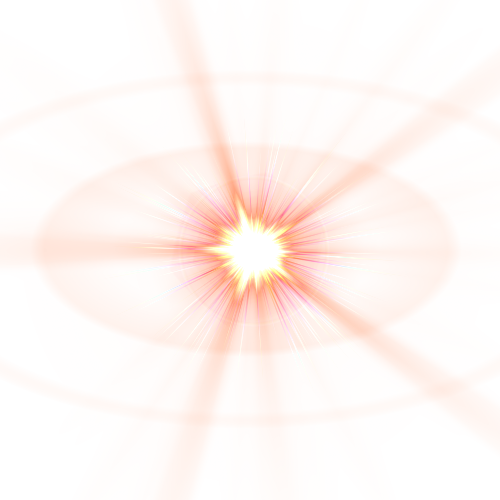
#> input picture eye_1.png, 500 x 500 px
$ python photo_collage.py
#> lines starting #> are read from the running program, lines starting #| are printed output that depends on the picture; after the words box and inside, x2 and y2 are one past the last pixel; in counts of white or black regions, pixels touching at a corner belong together
### utility.py
import cv2
import numpy as np
from PIL import Image

# https://github.com/Itseez/opencv/blob/master/data/haarcascades/haarcascade_frontalface_default.xml
face_cascade = cv2.CascadeClassifier('haarcascade_frontalface_default.xml')
# https://github.com/Itseez/opencv/blob/master/data/haarcascades/haarcascade_eye.xml
eye_cascade = cv2.CascadeClassifier('haarcascade_eye.xml')

# [5 lines left out: function opencv_to_pil, not called in this run]

def pil_to_opencv(im_pil):
    return np.asarray(im_pil)


# https://stackoverflow.com/questions/7274221/changing-image-hue-with-python-pil
def rgb_to_hsv(rgb):
    # Translated from source of colorsys.rgb_to_hsv
    # r,g,b should be a numpy arrays with values between 0 and 255
    # rgb_to_hsv returns an array of floats between 0.0 and 1.0.
    rgb = rgb.astype('float')
    hsv = np.zeros_like(rgb)
    # in case an RGBA array was passed, just copy the A channel
    hsv[..., 3:] = rgb[..., 3:]
    r, g, b = rgb[..., 0], rgb[..., 1], rgb[..., 2]
    maxc = np.max(rgb[..., :3], axis=-1)
    minc = np.min(rgb[..., :3], axis=-1)
    hsv[..., 2] = maxc
    mask = maxc != minc
    hsv[mask, 1] = (maxc - minc)[mask] / maxc[mask]
    rc = np.zeros_like(r)
    gc = np.zeros_like(g)
    bc = np.zeros_like(b)
    rc[mask] = (maxc - r)[mask] / (maxc - minc)[mask]
    gc[mask] = (maxc - g)[mask] / (maxc - minc)[mask]
    bc[mask] = (maxc - b)[mask] / (maxc - minc)[mask]
    hsv[..., 0] = np.select(
        [r == maxc, g == maxc], [bc - gc, 2.0 + rc - bc], default=4.0 + gc - rc)
    hsv[..., 0] = (hsv[..., 0] / 6.0) % 1.0
    return hsv

def hsv_to_rgb(hsv):
    # Translated from source of colorsys.hsv_to_rgb
    # h,s should be a numpy arrays with values between 0.0 and 1.0
    # v should be a numpy array with values between 0.0 and 255.0
    # hsv_to_rgb returns an array of uints between 0 and 255.
    rgb = np.empty_like(hsv)
    rgb[..., 3:] = hsv[..., 3:]
    h, s, v = hsv[..., 0], hsv[..., 1], hsv[..., 2]
    i = (h * 6.0).astype('uint8')
    f = (h * 6.0) - i
    p = v * (1.0 - s)
    q = v * (1.0 - s * f)
    t = v * (1.0 - s * (1.0 - f))
    i = i % 6
    conditions = [s == 0.0, i == 1, i == 2, i == 3, i == 4, i == 5]
    rgb[..., 0] = np.select(conditions, [v, q, p, p, t, v], default=v)
    rgb[..., 1] = np.select(conditions, [v, v, v, q, p, p], default=t)
    rgb[..., 2] = np.select(conditions, [v, p, t, v, v, q], default=p)
    return rgb.astype('uint8')


def shift_hue(arr,hout):
    hsv=rgb_to_hsv(arr)
    hsv[...,0]=hout
    rgb=hsv_to_rgb(hsv)
    return rgb


# [5 lines left out: function amplify_saturation, not called in this run]


default_glowing_parameters = {
    "random_hue": True,
    "eyeglow_path": "eye_1.png",
    "faceglow_path": "face_1.png",
    "haar_scale_parameter": 1.1,
}

class EyeglowMemeConverter:
    def __init__(self, parameters=None):
        if parameters is None:
            self.parameters = default_glowing_parameters
        else:
            self.parameters=parameters
        self.pil_eyeglow = Image.open("eye_1.png")
#> self.pil_eyeglow is the input picture: PIL image 500x500 RGBA; mean R, G, B, A 252.3, 165.7, 128.6, 27.2
        self.pil_faceglow = Image.open("face_1.png")
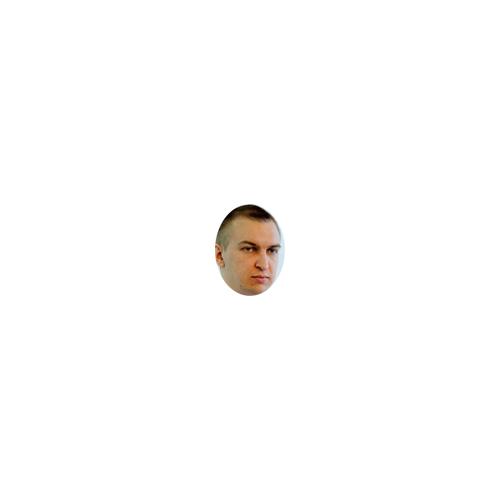
#> input picture face_1.png, 500 x 500 px
#> self.pil_faceglow is the input picture: PIL image 500x500 RGBA; mean R, G, B, A 252.5, 251.8, 251.2, 5.1
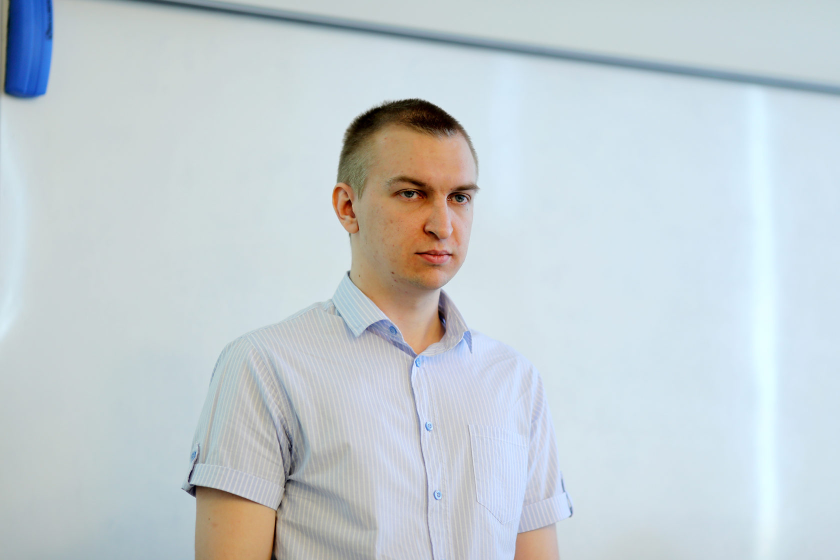
#> input picture face.jpg, 1680 x 1120 px (shown at 1/2 size)
#> in main, original is the input picture: PIL image 1680x1120 RGB; mean R, G, B 196.6, 206.5, 211.2
        self.opencv_eyeglow = pil_to_opencv(self.pil_eyeglow)
        self.opencv_faceglow = pil_to_opencv(self.pil_faceglow)
        self.haar_scale_parameter = self.parameters.get("haar_scale_parameter", 1.1)

    # [4 lines left out: function randomize_hue_eyeglow, not called in this run]

    def add_glow(self, img_opencv, img_pil):
        gray = cv2.cvtColor(img_opencv, cv2.COLOR_BGR2GRAY)
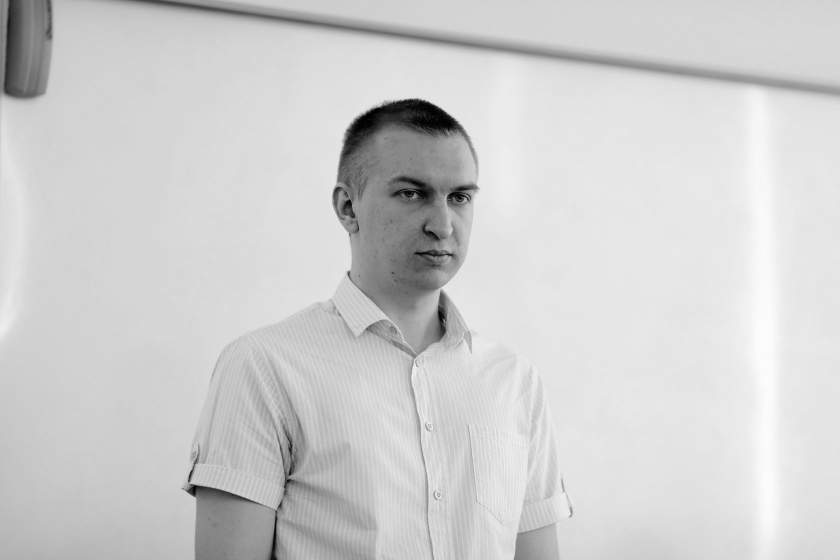
#> gray: shape (1120, 1680) (shown at 1/2 size); min 0, max 252, mean 206.8
        faces = face_cascade.detectMultiScale(gray, self.haar_scale_parameter, 3)
#> faces = [[750, 293, 253, 253], [689, 246, 354, 354]]

        for (x, y, w, h) in faces:
            #cv2.rectangle(img, (x, y), (x + w, y + h), (255, 0, 0), 2)
            roi_gray = gray[y:y + int(h/2), x:x + w]

            if self.parameters.get("show_face", False):
                face_resized = self.pil_faceglow.resize((10*w, 10*h))
                fg_w, fg_h = face_resized.size
                dim = (x + int((w - fg_w) / 2), y + int((h - fg_h) / 2))
                img_pil.paste(face_resized, dim, face_resized)

            img_pil_eyeglow = self.pil_eyeglow
            if self.parameters.get("random_hue", False):
                img_pil_eyeglow = self.randomize_hue_eyeglow()
            eyes = eye_cascade.detectMultiScale(roi_gray)
            for (ex, ey, ew, eh) in eyes:
                # info about conversions:
                # https://stackoverflow.com/questions/43232813/convert-opencv-image-format-to-pil-image-format/48602446
                # paste red eyes
                eg_w, eg_h = img_pil_eyeglow.size
                dim = (x + ex + int((ew - eg_w) / 2), y + ey + int((eh - eg_h) / 2))
                img_pil.paste(img_pil_eyeglow, dim, img_pil_eyeglow)
#> this loop made 2 passes
#> (x, y, w, h, eyes) on passes 1 to 2: (750, 293, 253, 253, [[28, 83, 27, 27], [148, 81, 42, 42], [45, 68, 53, 53]]), (689, 246, 354, 354, [[203, 124, 49, 49], [104, 113, 56, 56]])
#> pass 1, in add_glow, `roi_gray = gray[y:y + int(h/2), x:x + w]`:
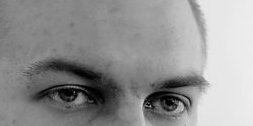
#> roi_gray: shape (126, 253); min 0, max 237, mean 146.5

        return img_pil

    def add_glow_iopencv(self, img_opencv):
        im_pil = opencv_to_pil(img_opencv)
        return self.add_glow(img_opencv, im_pil)


    def add_glow_ipil(self, im_pil):
        img_opencv = pil_to_opencv(im_pil)
        return self.add_glow(img_opencv, im_pil)

### photo_collage.py
import cv2
import numpy as np
from matplotlib import pyplot as plt
from PIL import Image


from utility import EyeglowMemeConverter, shift_hue, pil_to_opencv

input_path = "face.jpg"
output_path = "khalanskiy.png"

options = {
    "random_hue": False,
    "show_face": False,
    "eyeglow_path": "eye_1.png",
    "faceglow_path": "face_1.png",
    "haar_scale_parameter": 1.4,
}

def main():
    eyeglow_converter = EyeglowMemeConverter(parameters=options)

    original = Image.open(input_path)
    #find and substitude all eyes
    eyeglow_converter.add_glow_ipil(original)
    opencv_original = pil_to_opencv(original)

    hue_base = np.random.randint(0, 60)

    orig_w, orig_h = original.size
#> orig_w = 1680; orig_h = 1120
    out_image = Image.new('RGB', (orig_w*3, orig_h*2))
#> out_image: PIL image 5040x2240 RGB; every value is 0
    for k in range(3):
        converted = Image.fromarray(shift_hue(opencv_original, (hue_base + k*60)/360.0), 'RGB')
        out_image.paste(converted, (k*orig_w, 0))
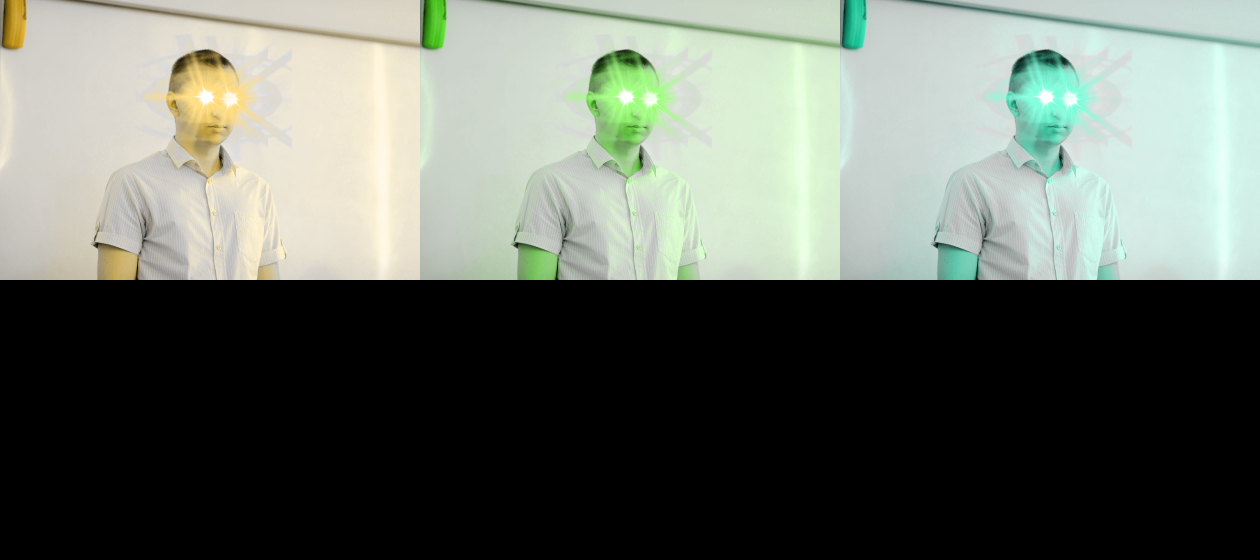
#> out_image: PIL image 5040x2240 RGB (shown at 1/4 size); mean R, G, B 101.6, 107.8, 99.3
    for k in range(3):
        converted = Image.fromarray(shift_hue(opencv_original, (hue_base + (k+3)*60)/360.0), 'RGB')
        out_image.paste(converted, (k*orig_w, orig_h))
#> this loop made 3 passes
#> pass 1, in rgb_to_hsv (call 4), `mask = maxc != minc`:
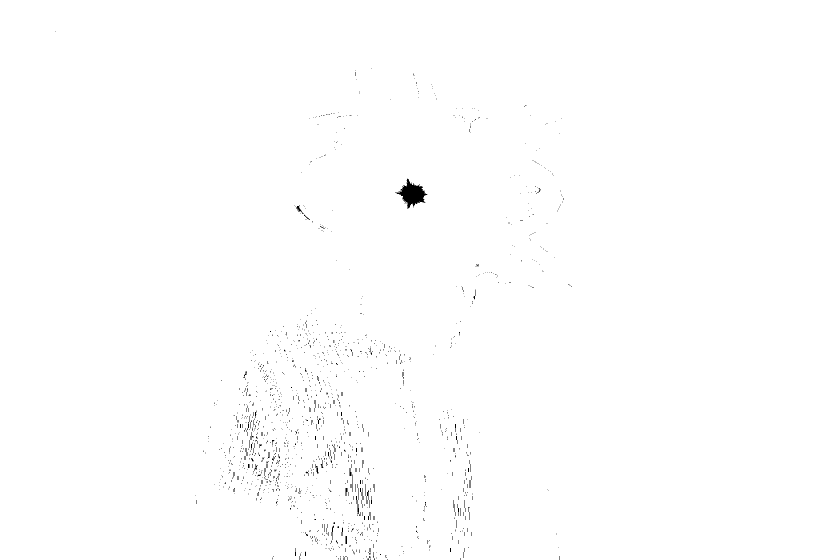
#> mask: shape (1120, 1680) bool (shown at 1/2 size); 99.6% white; 1447 black regions (1398 under 20 px), largest, box (x1, y1, x2, y2) and area: (790, 357, 855, 418) 1711, (712, 992, 721, 1032) 94, (592, 411, 604, 424) 65
#> after the loop:
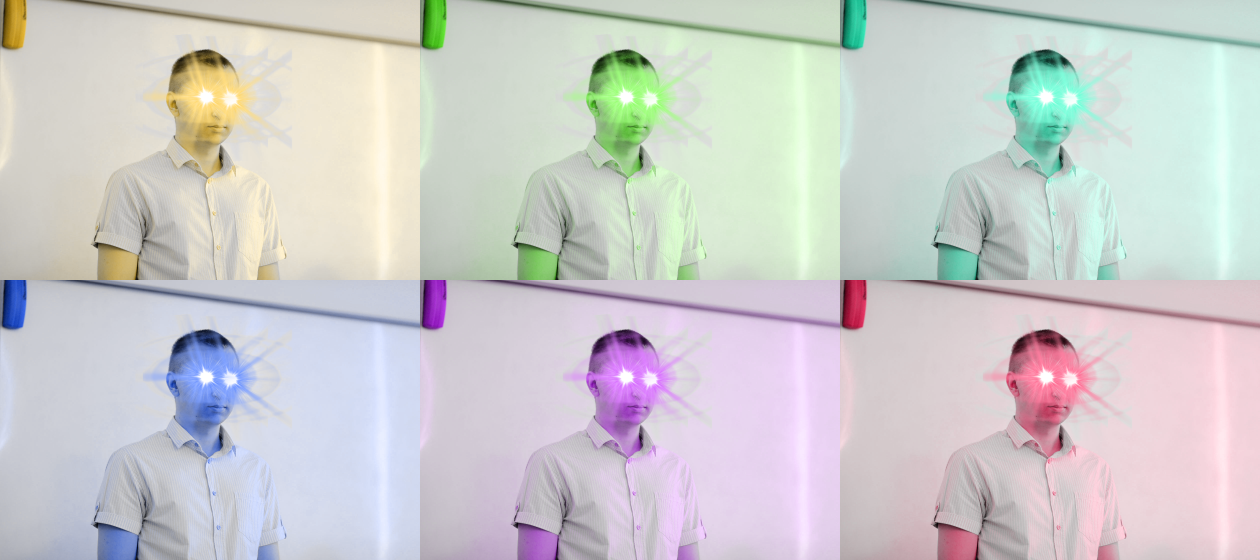
#> out_image: PIL image 5040x2240 RGB (shown at 1/4 size); mean R, G, B 205.2, 205.2, 205.2

    out_image.save(output_path)


if __name__ == "__main__":
    main()
